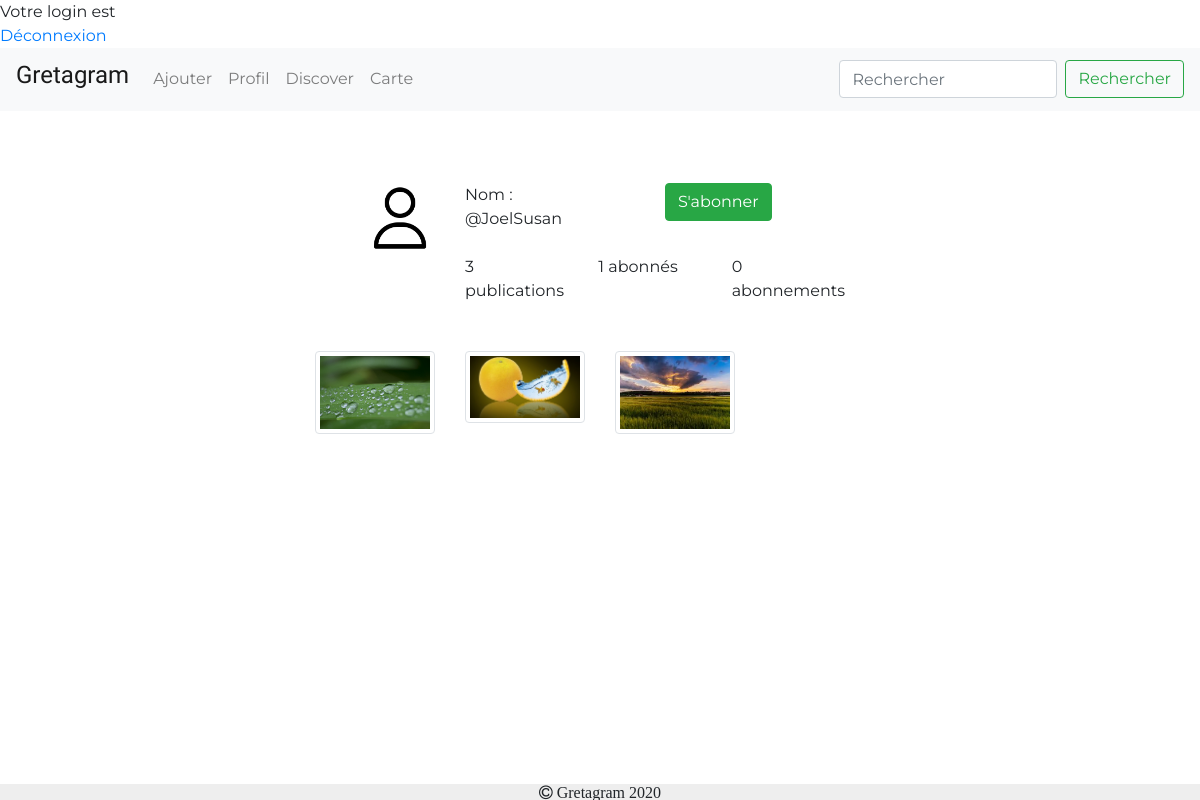
Page /Gretagram/profil.php?nom=Joel (signed in) on the committed database.
### tables this page shows
CREATE TABLE IF NOT EXISTS `personne` (
  `nomUtilisateur` varchar(100) DEFAULT NULL,
  `nom` varchar(100) DEFAULT NULL,
  `prenom` varchar(100) DEFAULT NULL,
  `dtN` date DEFAULT NULL,
  `mail` varchar(100) DEFAULT NULL,
  `mdp` varchar(100) DEFAULT NULL,
  `photoProfil` varchar(1000) DEFAULT NULL,
  UNIQUE KEY `nomUtilisateur` (`nomUtilisateur`)
);

CREATE TABLE IF NOT EXISTS `publication` (
  `id` int(11) NOT NULL AUTO_INCREMENT,
  `nblike` int(100) DEFAULT '0',
  `titre` varchar(100) DEFAULT NULL,
  `description` varchar(100) DEFAULT NULL,
  `user` varchar(100) NOT NULL,
  `photo` varchar(100) DEFAULT NULL,
  `datepubli` datetime NOT NULL DEFAULT CURRENT_TIMESTAMP,
  `lat` varchar(200) DEFAULT NULL,
  `longitude` varchar(100) DEFAULT NULL,
  `adrrFormated` varchar(100) NOT NULL,
  PRIMARY KEY (`id`)
);

### Gretagram/profil.php (the view, shortened to what this page needs)
<?php
if (isset($_SESSION['login']) && isset($_SESSION['mdp'])) {
	echo '<html>';
	echo '<head>';
	echo '</head>';
	echo '<body>';
    echo 'Votre login est '.$_SESSION['login'];
	echo '<br />';
	echo '<a href="deconnexion.php">Déconnexion</a>';
}
else {
    header ('location: login.php?message=erreur');
}
?>
<!DOCTYPE html>
<html>
<head>
    <link href="https://stackpath.bootstrapcdn.com/font-awesome/4.7.0/css/font-awesome.min.css" rel="stylesheet">
    <link rel="stylesheet" href="https://stackpath.bootstrapcdn.com/bootstrap/4.4.1/css/bootstrap.min.css">
    <link rel="stylesheet" href="css/style.css">
    <?php
    include("include/connect.inc.php");
    ?>
</head>
<body>
    <nav class="navbar navbar-expand-lg navbar-light bg-light">
        <a class="navbar-brand" href="index.php">
        <div class="styleLogo"><h4>Gretagram</h4></div></a>
        <div class="collapse navbar-collapse" id="navbarToggler">
            <ul class="navbar-nav mr-auto mt-2 mt-lg-0">
                <li class="nav-item">
                    <a class="nav-link" href="ajouter.php">Ajouter</a>
                </li>
                <li class="nav-item ">
                    <a class="nav-link" href="profilPerso.php">Profil</a>
                </li>
                <li class="nav-item">
                    <a class="nav-link" href="discover.php">Discover</a>
                </li>
                <li class="nav-item">
                    <a class="nav-link" href="carte.php">Carte</a>
                </li>
            </ul>
            <form class="form-inline my-2 my-lg-0">
                <input class="form-control mr-sm-2" type="search" placeholder="Rechercher">
                <button class="btn btn-outline-success my-2 my-sm-0" type="submit">Rechercher</button>
            </form>
        </div>
    </nav>
    <br>
    <br>
    <br>
<?php
    if(!empty($_GET['nom'])){
        $nomU= $_GET['nom'];
    }
$requetePost = "Select * FROM personne where nom = '$nomU' ;";
$prequetePost = $conn->prepare($requetePost);
$prequetePost->execute();
while ($dataPost = $prequetePost->fetch()) {
    $user = $dataPost['nom'];
    $prenom = $dataPost['prenom'];
    $pp = $dataPost['photoProfil'];
    $requetePost = "Select count(*) as nbpubli FROM publication where user = '$nomU' ;";
    $prequetePost = $conn->prepare($requetePost);
    $prequetePost->execute();
    while ($dataPost = $prequetePost->fetch()) {
        $nombrePubli = $dataPost['nbpubli'];
        echo '
                    <div class="container-fluid">
                        <div class="row">
                            <div class="col-md-3">
                            </div>
                            <div class="col-md-6">
                                <div class="row">
                                    <div class="col-md-1">
                                    </div>
                                    <div class="col-md-2">
                                    <img src='.$pp.' alt="pp" class="responsive" visibility:hidden>
                                    </div>
                                    <div class="col-md-8">
                                        <div class="row">
                                            <div class="col-md-3">
                                                Nom : @'.$user. $prenom .'
                                            </div>
                                            <div class="col-md-3">
                                            </div>
                                            <div class="col-md-3">
                                                ';
                                                $check_abo = $conn->prepare('SELECT id FROM abonnement WHERE nom_suivi = ? AND userAbonn= ?');
                                                $check_abo->execute(array($user,$_SESSION['login']));
                                                if($check_abo->rowCount()==1){
                                                    echo '<a href = "script/abo.php?author='.$user.'"><button type="button" class="btn btn-danger">Se désabonner</button></a> ';
                                                }else{
                                                    echo '<a href = "script/abo.php?author='.$user.'"><button type="button" class="btn btn-success">S'."'".'abonner</button></a> ';
                                                }
                                                echo '
                                            </div>
                                        </div>
                                        <br>
                                        <div class="row">
                                            <div class="col-md-4">
                                                '.$nombrePubli.' publications
                                            </div>
                                            <div class="col-md-4">';
                                            $requetePost = "Select count(*) as nbAbonn FROM abonnement where nom_suivi = '$user' ;";
                                            $compteur_abonn = $conn->prepare($requetePost);
                                            $compteur_abonn->execute();
                                            while ($dataPost = $compteur_abonn->fetch()) {
                                                echo $dataPost['nbAbonn'].' abonnés';
                                            }
                                            echo '
                                            </div>
                                            <div class="col-md-4">';
                                            $requetePost = "Select count(*) as nbAbonnement FROM abonnement where userAbonn = '$user' ;";
                                            $compteur_abonn = $conn->prepare($requetePost);
                                            $compteur_abonn->execute();
                                            while ($dataPost = $compteur_abonn->fetch()) {
                                                echo $dataPost['nbAbonnement'].' abonnements';
                                            }
                                            echo'
                                                </div>
                                        </div>
                                    </div>
                                    <div class="col-md-1">
                                    </div>
                                </div>
                                <br>
                                <br>
    ';
    }
echo '<div class="row"> ';
}
                        $requetePost2 = "Select * FROM publication where user = '$nomU' order by datepubli DESC;";
                        $prequetePost2 = $conn->prepare($requetePost2);
                        $prequetePost2->execute();
                        while ($dataPost2 = $prequetePost2->fetch()) {
                            $photo = $dataPost2['photo'];
                    echo '
                    <div class=" col-md-3 thumbnail">
                    <a href="post.php?post='.$photo.'"><img src="'.$photo.'" alt="Nature" style="height:100% weight:50%" class=" imgStyle img-thumbnail align-middle"></a>
                    </div>
     '; }
     echo'
                        </div>
                        <br>
                        <br>
                    </div>
                    <div class="col-md-3">
                    </div>
                </div>
            </div>
';
    ?>
    <br>
    <footer class="containe-fluid footer">
        <i class="fa fa-copyright"> Gretagram 2020</i>
    </footer>
</body>
</html>

### Gretagram/css/style.css (style rules this page uses)
body, html { padding: 0; margin: 0; }
body { font-family: 'Montserrat', sans-serif; }
.footer { position: fixed; left: 0; bottom: 0; width: 100%; background-color: #EEEEEE; text-align: center; }
.responsive { width: 100%; height: auto; }
.styleLogo { font-family: 'Oleo Script', cursive; }

### rows in the picture
personne: photoProfil (picture), nom "Joel", prenom "Susan", nombrePubli "3", nbAbonn "1", nbAbonnement "0"
publication: photo (picture)
publication: photo (picture)
publication: photo (picture)
